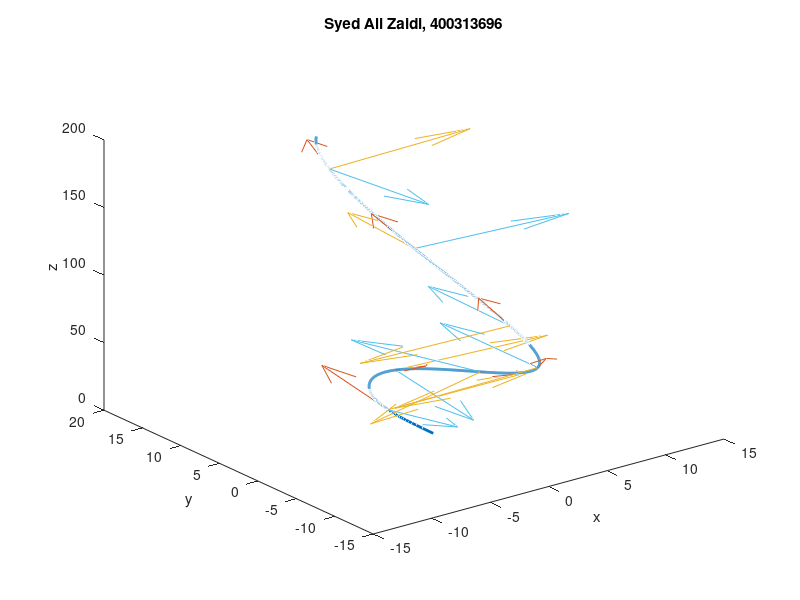

Write the MATLAB code that produced this figure.
fileID = fopen('math2zz3_hw1_data_file.txt');
data = fscanf(fileID,'%u%g%g%g',[4 2000]);
fclose(fileID);

t = 1:1:2000;
rx = 1*data(2,:);
ry = 2*data(3,:);
rz = 9*data(4,:);

N = data(1,end);
drx = zeros(1,N-1);
dry = zeros(1,N-1);
drz = zeros(1,N-1);

for i=1:N-1
  drx(i) = (rx(i+1) - rx(i))/(t(i+1)-t(i));
  dry(i) = (ry(i+1) - ry(i))/(t(i+1)-t(i));
  drz(i) = (rz(i+1) - rz(i))/(t(i+1)-t(i));
end

norm_dr = sqrt(drx.^2+dry.^2+drz.^2);
Tx = drx./norm_dr;
Ty = dry./norm_dr;
Tz = drz./norm_dr;

dTx = zeros(1,N-1);
dTy = zeros(1,N-1);
dTz = zeros(1,N-1);

for i=1:N-2
  dTx(i) = (Tx(i+1) - Tx(i))/(t(i+1)-t(i));
  dTy(i) = (Ty(i+1) - Ty(i))/(t(i+1)-t(i));
  dTz(i) = (Tz(i+1) - Tz(i))/(t(i+1)-t(i));
end

norm_dT = sqrt(dTx.^2+dTy.^2+dTz.^2);
Nx = dTx./norm_dT;
Ny = dTy./norm_dT;
Nz = dTz./norm_dT;


t = 20:300:2000;
T = [Tx;Ty;Tz];
N = [Nx;Ny;Nz]; 
B = cross(T,N);

disp('B at i=321 is:');
disp(B(:,321));

plot3(rx,ry,rz,'Linewidth',2);
hold on;
quiver3(rx(t),ry(t),rz(t),Tx(t),Ty(t),Tz(t),0.2);
quiver3(rx(t),ry(t),rz(t),Nx(t),Ny(t),Nz(t),0.2);
quiver3(rx(t),ry(t),rz(t),B(1,t),B(2,t),B(3,t),0.2);
hold off;
title('Syed Ali Zaidi, 400313696');
xlabel('x')
ylabel('y')
zlabel('z')

k = norm_dT./norm_dr;

max_value = 0;
for i=1:1997
    if k(i) == max(k)
        disp(['Problem #4:', num2str(k(i))])
        max_value = k(i);
    end
end

min_value = k(1);
for i=1:1997
    if k(i) < min_value
        min_value = k(i);
    end
end

diff = max_value - min_value;

disp(diff);